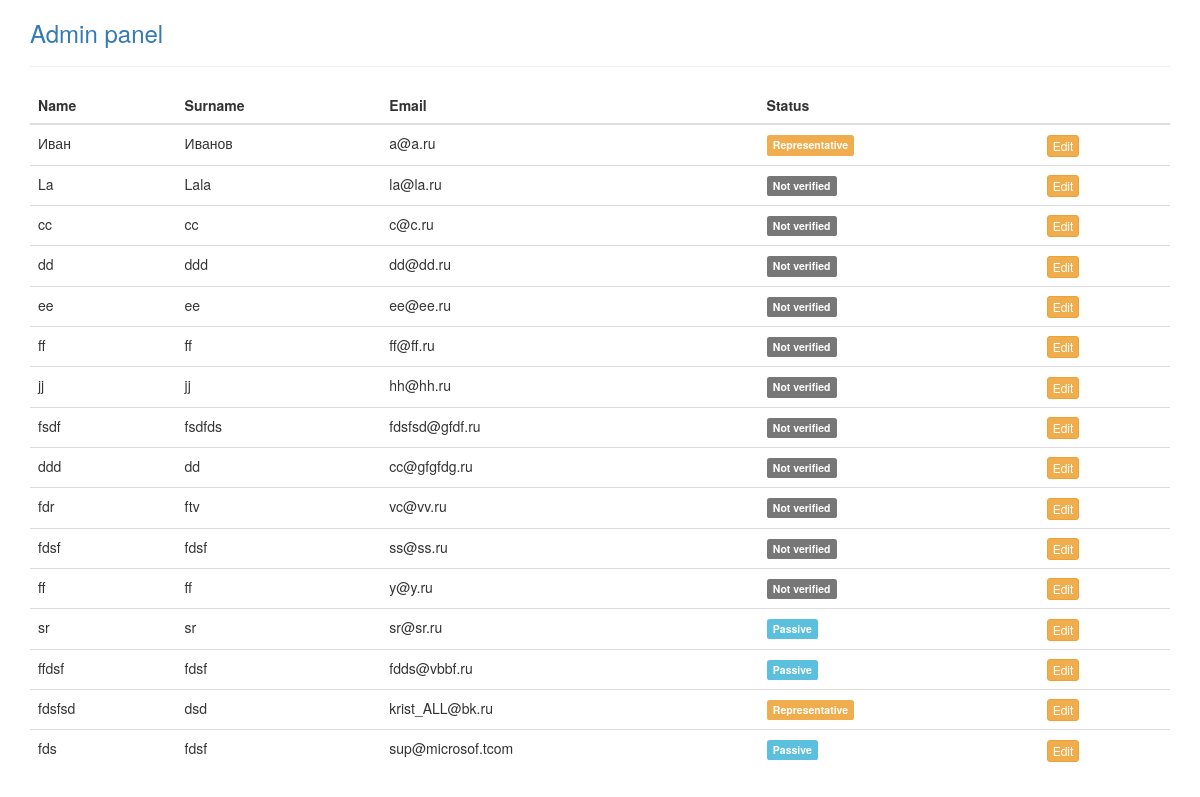
Screenshot of /admin/users/ with the database file from the repository.
### app/__init__.py (models this page shows, shortened)
class Account(db.Model):
    id = db.Column(db.Integer, autoincrement=True, primary_key=True)
    name = db.Column(db.String(100), unique=False, nullable=False)
    surname = db.Column(db.String(100), unique=False, nullable=False)
    password = db.Column(db.String(100), unique=False, nullable=False)
    status = db.Column(db.Integer) # class Status
    email = db.Column(db.String(100), unique=True, nullable=False)
    phone = db.Column(db.String(100),default='')
    company = db.Column(db.String(100),default='')
    flytype = db.Column(db.String(100),default='')
    showEmail = db.Column(db.Boolean,default=False)
    showPhone = db.Column(db.Boolean,default=False)
    showCompany = db.Column(db.Boolean,default=False)
    showFlyType = db.Column(db.Boolean,default=False)
    balance = db.Column(db.Float, default=0)
    regdate = db.Column(db.DateTime)
    invitedBy = db.Column(db.Integer)
    rating = db.Column(db.Integer,default=0)
    meetupslist = db.relationship("Meetup", secondary=meetups)

### app/__init__.py (the view)
@app.route('/admin/users/')
def userList():
    accounts = Account.query.all()
    acc = list()
    for account in accounts:
        acc.append({'id': account.id, 'name': account.name, 'email': account.email,'status': account.status, 'name':account.name, 'surname': account.surname })
    return render_template('admin/users.html', users=accounts)

### app/templates/admin/users.html (shortened to what this page needs)
{% extends 'admin/header.html' %}
{% block content %}
<table class="table table-hover">
    <thead>
      <tr>
        <th>Name</th>
        <th>Surname</th>
        <th>Email</th>
        <th>Status</th>
        <th> </th>
      </tr>
    </thead>
    <tbody>
{% for user in users %}
  <tr><td>{{ user.name }}</td><td>{{ user.surname }}</td><td>{{ user.email }}</td><td>
    {%- if user.status==2 -%} <span class="label label-info">Passive</span> {%- endif %}
    {%- if user.status==5 -%} <span class="label label-warning">Representative</span> {%- endif %}
    {%- if user.status==6 -%} <span class="label label-default">Not verified</span> {%- endif %}
  </td><td><a href="/admin/useredit/id={{ user.id }}">
    <button type="button" class="btn btn-warning btn-xs">Edit</button></a></td>
{% endfor %}
</tbody>
</table>
{% endblock %}

### rows the page displays
Account: name "Иван", surname "Иванов", email "a@a.ru", status "Representative"
Account: name "La", surname "Lala", email "la@la.ru", status "Not verified"
Account: name "cc", surname "cc", email "c@c.ru", status "Not verified"
Account: name "dd", surname "ddd", email "dd@dd.ru", status "Not verified"
Account: name "ee", surname "ee", email "ee@ee.ru", status "Not verified"
Account: name "ff", surname "ff", email "ff@ff.ru", status "Not verified"
Account: name "jj", surname "jj", email "hh@hh.ru", status "Not verified"
Account: name "fsdf", surname "fsdfds", email "fdsfsd@gfdf.ru", status "Not verified"
Account: name "ddd", surname "dd", email "cc@gfgfdg.ru", status "Not verified"
Account: name "fdr", surname "ftv", email "vc@vv.ru", status "Not verified"
Account: name "fdsf", surname "fdsf", email "ss@ss.ru", status "Not verified"
Account: name "ff", surname "ff", email "y@y.ru", status "Not verified"
Account: name "sr", surname "sr", email "sr@sr.ru", status "Passive"
Account: name "ffdsf", surname "fdsf", email "fdds@vbbf.ru", status "Passive"
Account: name "fdsfsd", surname "dsd", email "krist_ALL@bk.ru", status "Representative"
Account: name "fds", surname "fdsf", email "sup@microsof.tcom", status "Passive"
